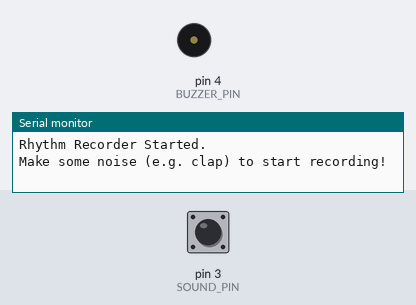
A sketch run on a simulated Arduino Uno, built with avr-gcc and run on an emulated ATmega328P. Shown: buzzer (waves = sounding), the last lines printed to the serial monitor. The test bench sets the inputs (shaded band); at power-on: pin 3 (SOUND_PIN) LOW.

Above: at 1.2 s.
1.3 s: pin 3 (SOUND_PIN) driven HIGH
2.8 s: pin 3 (SOUND_PIN) pulsed LOW 2 times (0.12 s each, 0.3 s apart)
At 6.23 s:
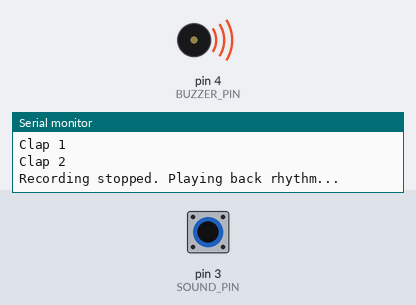
Timing chart, 0 to 9.7 s (numbered marks = the images above; inputs shaded):
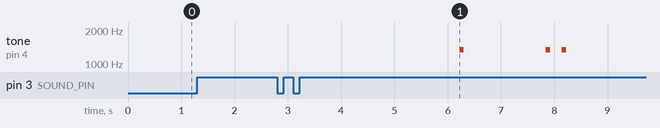

The sketch:

mic.ino
```cpp
#define SOUND_PIN 3 // Digital output of the KY-037 sensor
#define BUZZER_PIN 4 // Piezo buzzer

const int MAX_CLAPS = 20;
unsigned long intervals[MAX_CLAPS];
int clapCount = 0;

unsigned long lastClapTime = 0;
bool recording = false;
int lastSoundState = LOW;

void setup() {
  Serial.begin(9600);
  pinMode(SOUND_PIN, INPUT);
  pinMode(BUZZER_PIN, OUTPUT);
  Serial.println("Rhythm Recorder Started.");
  Serial.println("Make some noise (e.g. clap) to start recording!");
}

void loop() {
  int soundState = digitalRead(SOUND_PIN);
  unsigned long currentTime = millis();

  // Edge detection: only trigger when transitioning from LOW to HIGH
  if (soundState == HIGH && lastSoundState == LOW) {
    if (!recording) {
      // First clap: start recording
      recording = true;
      clapCount = 0;
      lastClapTime = currentTime;
      Serial.println("Recording started... Clap the rhythm!");
    } else {
      // Subsequent claps (with 100ms debounce to prevent echo/bounce)
      if (currentTime - lastClapTime > 100 && clapCount < MAX_CLAPS) {
        intervals[clapCount] = currentTime - lastClapTime;
        clapCount++;
        lastClapTime = currentTime;

        Serial.print("Clap ");
        Serial.println(clapCount);
      }
    }
  }

  lastSoundState = soundState;

  // Stop recording if 3 seconds have passed since the last clap
  if (recording && (currentTime - lastClapTime > 3000)) {
    recording = false;
    Serial.println("Recording stopped. Playing back rhythm...");

    // Playback
    // Play the first clap (simulating a phone keypad tone)
    tone(BUZZER_PIN, 1336, 80);

    for (int i = 0; i < clapCount; i++) {
      // Delay by the exact recorded interval
      delay(intervals[i]);

      tone(BUZZER_PIN, 1336, 80);
    }

    // Wait for the last tone to finish
    delay(150);

    Serial.println("Playback finished. Waiting for new rhythm...");
    clapCount = 0;
  }
}
```
